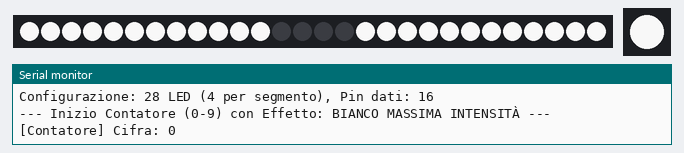
Recording of a sketch running on a simulated ESP32-S3. Parts: 28 RGB LEDs in strip order, left to right, 1 RGB LEDs in strip order, left to right, the last lines printed to the serial monitor. Dim RGB values are drawn brighter than linear; random numbers use the default seed unless the sketch sets one.

Above: at 0.1 s.
At 19.57 s:
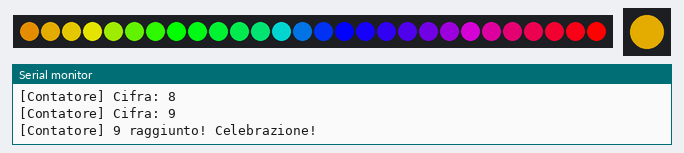
At 29.74 s:
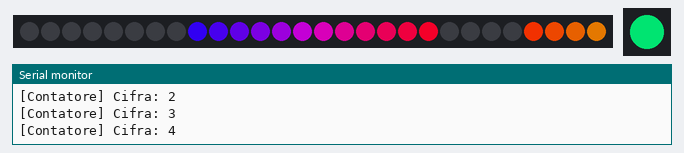
At 39.64 s:
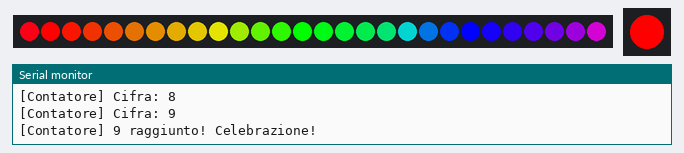
Timing chart, 0 to 40.0 s (numbered marks = the images above):
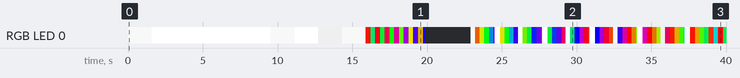

The sketch:

TestSetteSegmenti.ino
```cpp
#include <FastLED.h>

// --- CONFIGURAZIONE HARDWARE ---
#define NUM_LEDS          28    // 7 segmenti * 4 LED per segmento = 28 LED totali
#define DATA_PIN          16    // Pin dati per la striscia LED del display a 7 segmenti
#define BOARD_LED_PIN     48    // Pin dati per il LED RGB integrato nella board ESP32-S3
#define NUM_BOARD_LEDS    1     // Numero di LED di bordo

CRGB leds[NUM_LEDS];
CRGB boardLed[NUM_BOARD_LEDS];

// Numero di LED per ciascun segmento
#define LEDS_PER_SEGMENT  4

// Mappatura dei segmenti attivi per ciascuna cifra (0-9)
// I segmenti sono in ordine di cablaggio fisico sulla striscia:
// Indice 0: E (Basso Sinistra)
// Indice 1: D (Basso)
// Indice 2: C (Basso Destra)
// Indice 3: G (Centro)
// Indice 4: F (Alto Sinistra)
// Indice 5: A (Alto)
// Indice 6: B (Alto Destra)
const bool digitSegments[10][7] = {
  // E,     D,     C,     G,     F,     A,     B
  { true,  true,  true,  false, true,  true,  true  }, // Cifra 0
  { false, false, true,  false, false, false, true  }, // Cifra 1
  { true,  true,  false, true,  false, true,  true  }, // Cifra 2
  { false, true,  true,  true,  false, true,  true  }, // Cifra 3
  { false, false, true,  true,  true,  false, true  }, // Cifra 4
  { false, true,  true,  true,  true,  true,  false }, // Cifra 5
  { true,  true,  true,  true,  true,  true,  false }, // Cifra 6
  { false, false, true,  false, false, true,  true  }, // Cifra 7
  { true,  true,  true,  true,  true,  true,  true  }, // Cifra 8
  { false, true,  true,  true,  true,  true,  true  }  // Cifra 9
};

// Variabili per alternare gli effetti del contatore
enum CounterEffect {
  EFFECT_WHITE_MAX = 0,
  EFFECT_RAINBOW = 1,
  EFFECT_CYBERPUNK = 2,
  EFFECT_COUNT // Numero totale di effetti
};

CounterEffect currentEffect = EFFECT_WHITE_MAX;

void setup() {
  Serial.begin(115200);

  // Aspetta fino a 5 secondi che il Serial Monitor venga aperto (fondamentale per USB CDC su ESP32-S3)
  unsigned long startSerial = millis();
  while (!Serial && (millis() - startSerial < 5000)) {
    delay(10);
  }

  Serial.println("\n=== Avvio Test Contatore 7 Segmenti (0-9) ===");
  Serial.printf("Configurazione: %d LED (%d per segmento), Pin dati: %d\n", NUM_LEDS, LEDS_PER_SEGMENT, DATA_PIN);

  // Inizializzazione FastLED (Striscia display + LED di bordo)
  FastLED.addLeds<WS2812B, DATA_PIN, GRB>(leds, NUM_LEDS);
  FastLED.addLeds<NEOPIXEL, BOARD_LED_PIN>(boardLed, NUM_BOARD_LEDS);

  // --- GESTORE DI POTENZA (BIANCO MASSIMO) ---
  // Alziamo il limite di corrente a 1000mA (1 Ampere) per consentire alla luce bianca di essere molto luminosa.
  // NOTA DI SICUREZZA: Se la scheda ESP32 si riavvia o si spegne durante il test del Bianco (specialmente sull'8),
  // significa che la porta USB del PC non eroga abbastanza corrente. In tal caso, alimenta la scheda con
  // un caricatore da muro per smartphone oppure abbassa questo valore a 500.
  FastLED.setMaxPowerInVoltsAndMilliamps(5, 1000);
  FastLED.setBrightness(255); // Impostiamo la luminosità software al massimo (255)

  // Spegne tutto all'avvio
  FastLED.clear();
  FastLED.show();
}

// Funzione ausiliaria per impostare il colore di un segmento
void setSegment(int segmentIndex, CRGB color) {
  if (segmentIndex < 0 || segmentIndex >= 7) return;

  int startLed = segmentIndex * LEDS_PER_SEGMENT;
  for (int i = 0; i < LEDS_PER_SEGMENT; i++) {
    leds[startLed + i] = color;
  }
}

// =========================================================================
// FUNZIONI DEGLI EFFETTI GRAFICI
// =========================================================================

// 1. EFFETTO ARCOBALENO SCORREVOLE (Rainbow Flow)
void updateRainbowDigit(int digit, uint8_t baseHue) {
  FastLED.clear();
  for (int seg = 0; seg < 7; seg++) {
    if (digitSegments[digit][seg]) {
      int startLed = seg * LEDS_PER_SEGMENT;
      for (int i = 0; i < LEDS_PER_SEGMENT; i++) {
        leds[startLed + i] = CHSV(baseHue + (startLed + i) * 6, 255, 255);
      }
    }
  }
  boardLed[0] = CHSV(baseHue, 255, 255);
  FastLED.show();
}

// 2. EFFETTO CYBERPUNK SYNTHWAVE (Ciano e Magenta sfumati in movimento)
void updateCyberpunkDigit(int digit, uint8_t baseHue) {
  FastLED.clear();
  for (int seg = 0; seg < 7; seg++) {
    if (digitSegments[digit][seg]) {
      int startLed = seg * LEDS_PER_SEGMENT;
      for (int i = 0; i < LEDS_PER_SEGMENT; i++) {
        // Calcola una tonalità oscillatoria tra Ciano (130) e Magenta (224)
        uint8_t factor = baseHue + (startLed + i) * 5;
        uint8_t mappedHue = map(sin8(factor), 0, 255, 130, 224);
        leds[startLed + i] = CHSV(mappedHue, 255, 255);
      }
    }
  }
  boardLed[0] = CHSV(baseHue, 255, 255);
  FastLED.show();
}

// =========================================================================
// TRANSIZIONE E CELEBRAZIONE
// =========================================================================

// Flash di transizione (Neon Spark) prima del cambio cifra
void triggerFlashEffect(int digit) {
  FastLED.clear();
  for (int seg = 0; seg < 7; seg++) {
    if (digitSegments[digit][seg]) {
      int startLed = seg * LEDS_PER_SEGMENT;
      for (int i = 0; i < LEDS_PER_SEGMENT; i++) {
        leds[startLed + i] = CRGB::White;
      }
    }
  }
  boardLed[0] = CRGB::White;
  FastLED.show();
  delay(80);
}

// Celebrazione finale quando si raggiunge il 9 (durata 4 secondi)
void runCelebrationEffect() {
  Serial.println("[Contatore] 9 raggiunto! Celebrazione!");
  unsigned long startCel = millis();
  uint8_t hue = 0;

  while (millis() - startCel < 4000) {
    // Arcobaleno rotante molto veloce
    fill_rainbow(leds, NUM_LEDS, hue, 8);
    hue += 8;

    // Scintille stroboscopiche bianche casuali
    if (random8() < 60) {
      int idx = random16(NUM_LEDS);
      leds[idx] = CRGB::White;
      if (idx > 0) leds[idx-1] = CRGB::White;
      if (idx < NUM_LEDS - 1) leds[idx+1] = CRGB::White;
    }

    boardLed[0] = CHSV(hue, 255, 255);
    FastLED.show();
    delay(20);
  }

  // Spegnimento finale
  FastLED.clear();
  boardLed[0] = CRGB::Black;
  FastLED.show();
  delay(1000);
}

void loop() {
  // Stampa l'effetto grafico del ciclo corrente
  Serial.print("\n--- Inizio Contatore (0-9) con Effetto: ");
  if (currentEffect == EFFECT_WHITE_MAX) Serial.println("BIANCO MASSIMA INTENSITÀ ---");
  else if (currentEffect == EFFECT_RAINBOW) Serial.println("ONDA ARCOBALENO ---");
  else if (currentEffect == EFFECT_CYBERPUNK) Serial.println("SFUMATURA CYBERPUNK (EFFETTO FIGO) ---");

  // Conteggio progressivo da 0 a 9
  for (int num = 0; num <= 9; num++) {
    Serial.printf("[Contatore] Cifra: %d\n", num);

    // Flash bianco del cambio cifra
    triggerFlashEffect(num);

    unsigned long startDigitTime = millis();
    uint8_t hue = num * 25;

    while (millis() - startDigitTime < 1500) { // Mostra ogni numero per 1.5 secondi
      uint32_t nowMs = millis();

      switch (currentEffect) {
        case EFFECT_WHITE_MAX:
          // Accende i segmenti attivi a bianco puro senza sfumature
          FastLED.clear();
          for (int seg = 0; seg < 7; seg++) {
            if (digitSegments[num][seg]) {
              setSegment(seg, CRGB::White);
            }
          }
          boardLed[0] = CRGB::White;
          FastLED.show();
          break;

        case EFFECT_RAINBOW:
          updateRainbowDigit(num, hue);
          hue += 2;
          break;

        case EFFECT_CYBERPUNK:
          updateCyberpunkDigit(num, hue);
          hue += 1.5;
          break;
      }
      delay(15); // ~60 FPS
    }

    // Al 9, eseguiamo l'effetto celebrazione
    if (num == 9) {
      runCelebrationEffect();
    }
  }

  // Cambia l'effetto per il prossimo ciclo di contatore
  currentEffect = (CounterEffect)((currentEffect + 1) % EFFECT_COUNT);

  Serial.println("[Contatore] Riavvio conteggio da 0 tra 2 secondi...");
  delay(2000);
}
```

Measured:
- by itself, RGB LED 0: off → RGB(232, 232, 232) at 0.01 s, → RGB(255, 255, 255) 1.6 s later, → RGB(232, 232, 232) 7.9 s later, → RGB(255, 255, 255) 1.6 s later, … (79 changes in this stretch)
